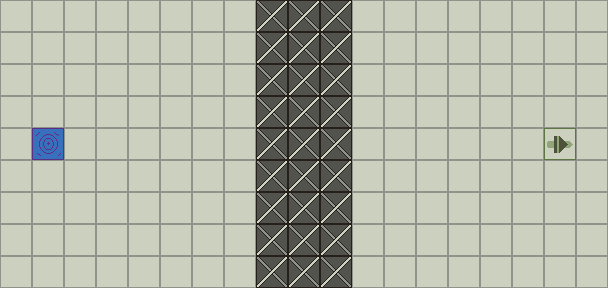

A 2D game scene composited from a Tiled map and its tileset images. What follows is a short description and the map's XML, with every tile layer's data as written:
An orthogonal 19x9 tile map with 32x32 px tiles, 1 tile layer (Tile Layer).

<map version="1.0" orientation="orthogonal" renderorder="right-down" width="19" height="9" tilewidth="32" tileheight="32" infinite="0" backgroundcolor="#8f9389" nextlayerid="3" nextobjectid="512">
<tileset firstgid="1" name="tileset" tilewidth="32" tileheight="32" tilecount="1024" columns="5">
<image source="../tileset.png" width="160" height="160" />
</tileset>
<layer id="1" name="Tile Layer" width="19" height="9">
<data encoding="csv">
1,1,1,1,1,1,1,1,2,2,2,1,1,1,1,1,1,1,1,
1,1,1,1,1,1,1,1,2,2,2,1,1,1,1,1,1,1,1,
1,1,1,1,1,1,1,1,2,2,2,1,1,1,1,1,1,1,1,
1,1,1,1,1,1,1,1,2,2,2,1,1,1,1,1,1,1,1,
1,25,1,1,1,1,1,1,2,2,2,1,1,1,1,1,1,4,1,
1,1,1,1,1,1,1,1,2,2,2,1,1,1,1,1,1,1,1,
1,1,1,1,1,1,1,1,2,2,2,1,1,1,1,1,1,1,1,
1,1,1,1,1,1,1,1,2,2,2,1,1,1,1,1,1,1,1,
1,1,1,1,1,1,1,1,2,2,2,1,1,1,1,1,1,1,1
</data>
</layer>
<objectgroup id="2" name="Object Layer">
</objectgroup>
</map>
